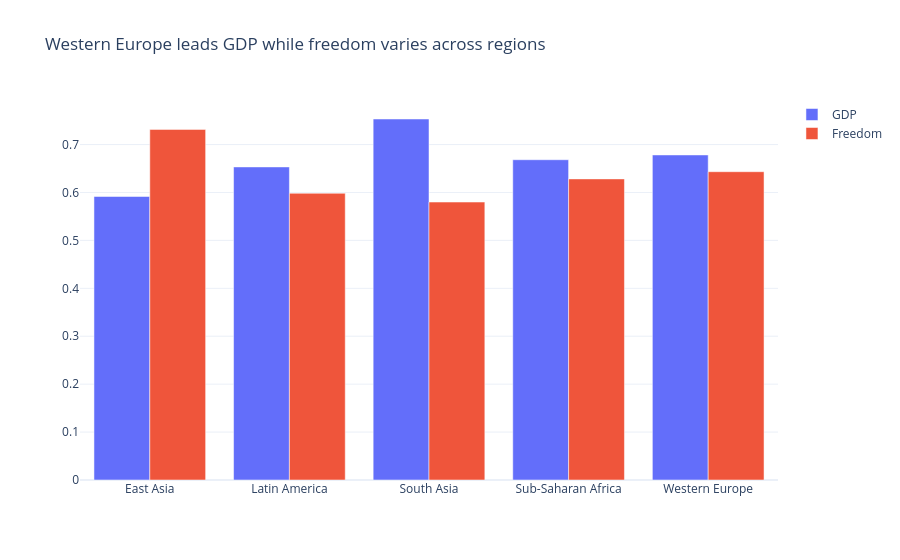

Notebook source saved alongside this figure:
### Code cell
sub=df.groupby('Region')[['GDP','Freedom']].mean().reset_index()
fig=go.Figure()
fig.add_bar(name='GDP',x=sub['Region'],y=sub['GDP'])
fig.add_bar(name='Freedom',x=sub['Region'],y=sub['Freedom'])
fig.update_layout(barmode='group',template='plotly_white',
title='Western Europe leads GDP while freedom varies across regions')
fig.show()

### Figure 1 — Plotly figure (JSON) as saved in the notebook; plotly's stock layout.template omitted (floating-point values rounded to 4 significant figures)
{"data": [{"name": "GDP", "type": "bar", "x": ["East Asia", "Latin America", "South Asia", "Sub-Saharan Africa", "Western Europe"], "y": [0.5917, 0.6533, 0.7533, 0.6683, 0.6783]}, {"name": "Freedom", "type": "bar", "x": ["East Asia", "Latin America", "South Asia", "Sub-Saharan Africa", "Western Europe"], "y": [0.7317, 0.5983, 0.58, 0.6283, 0.6433]}], "layout": {"barmode": "group", "title": {"text": "Western Europe leads GDP while freedom varies across regions"}}}
